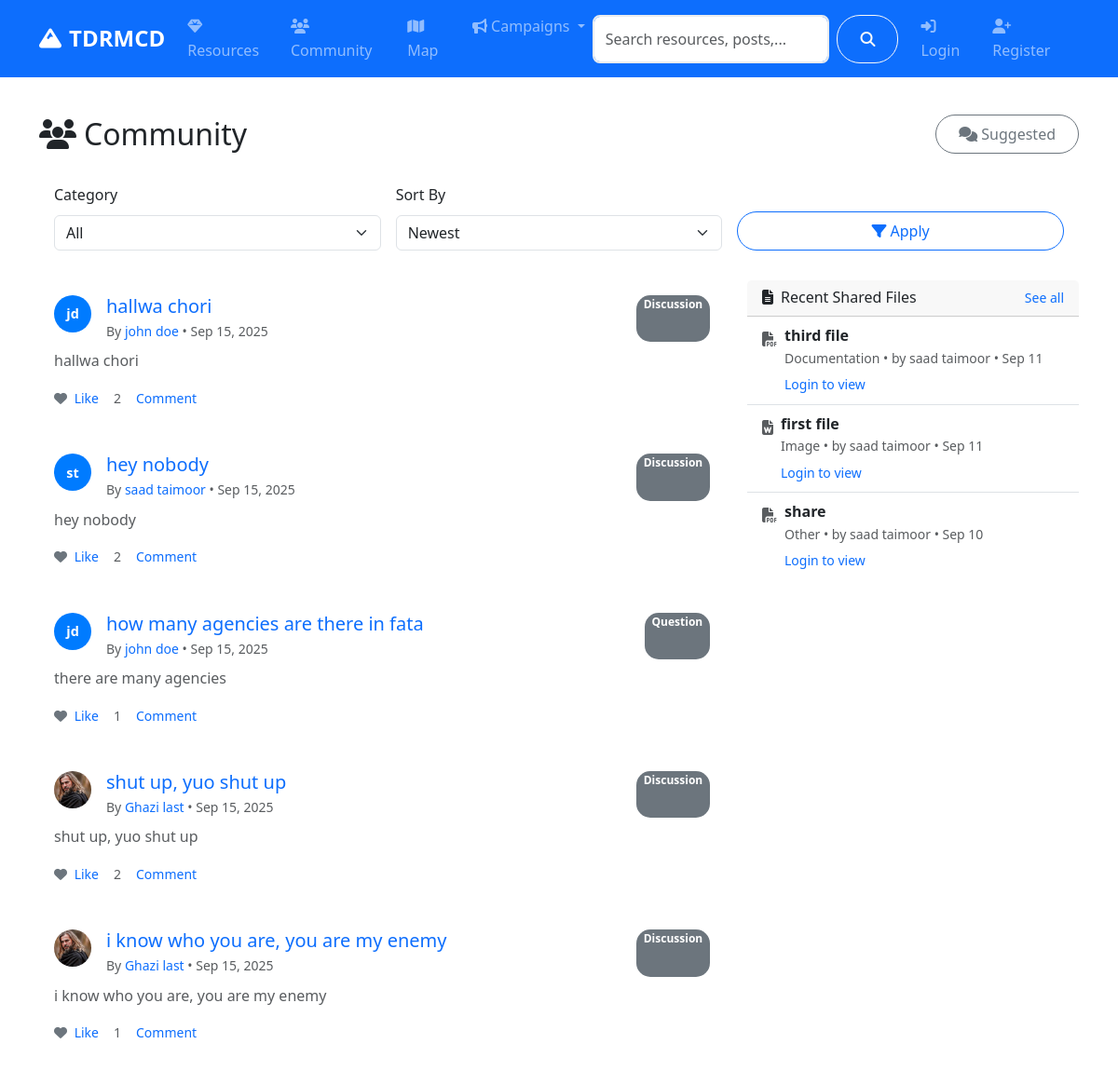
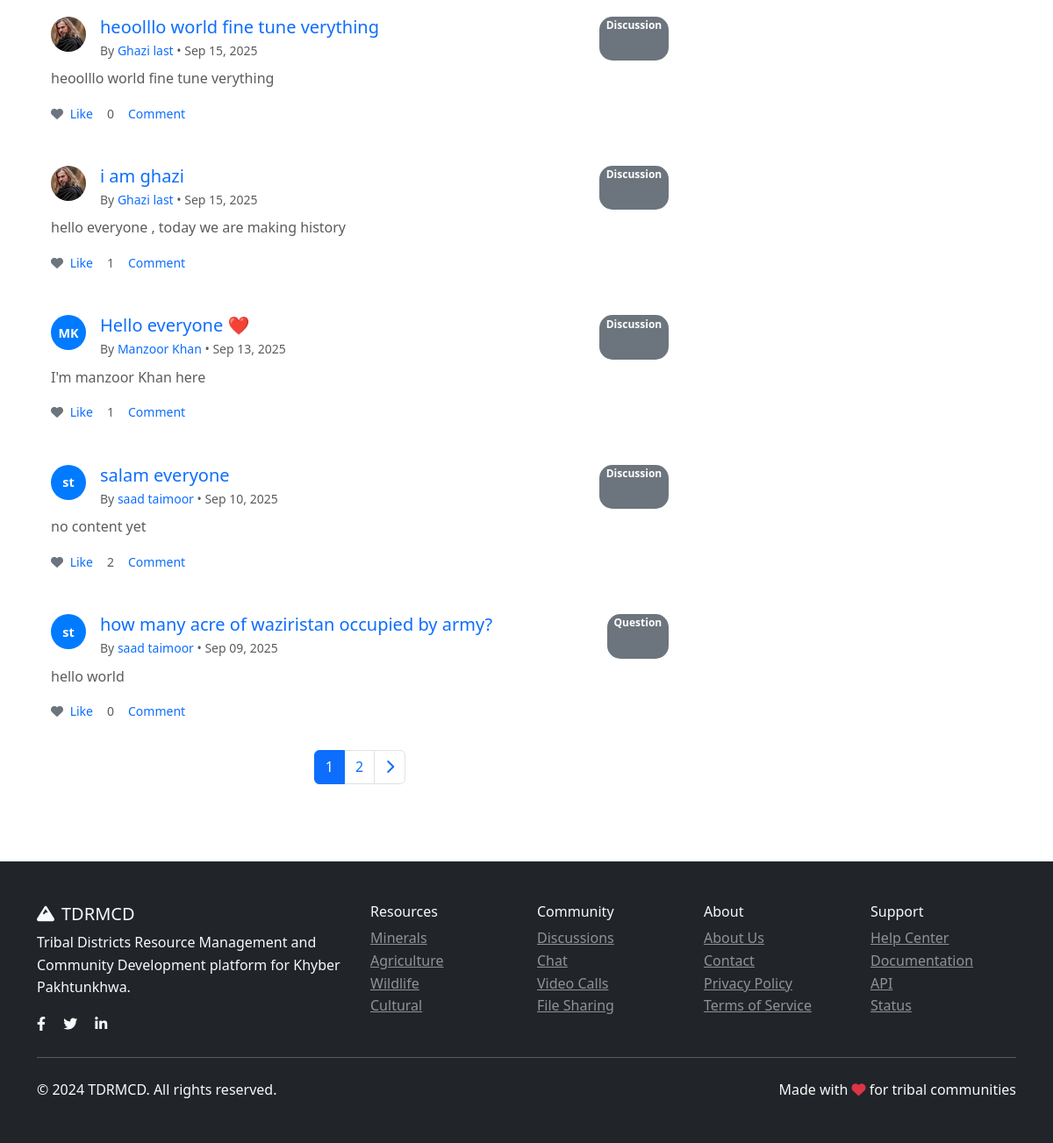
/community/, run on an earlier commit of the app's database (2 pictures, top to bottom).
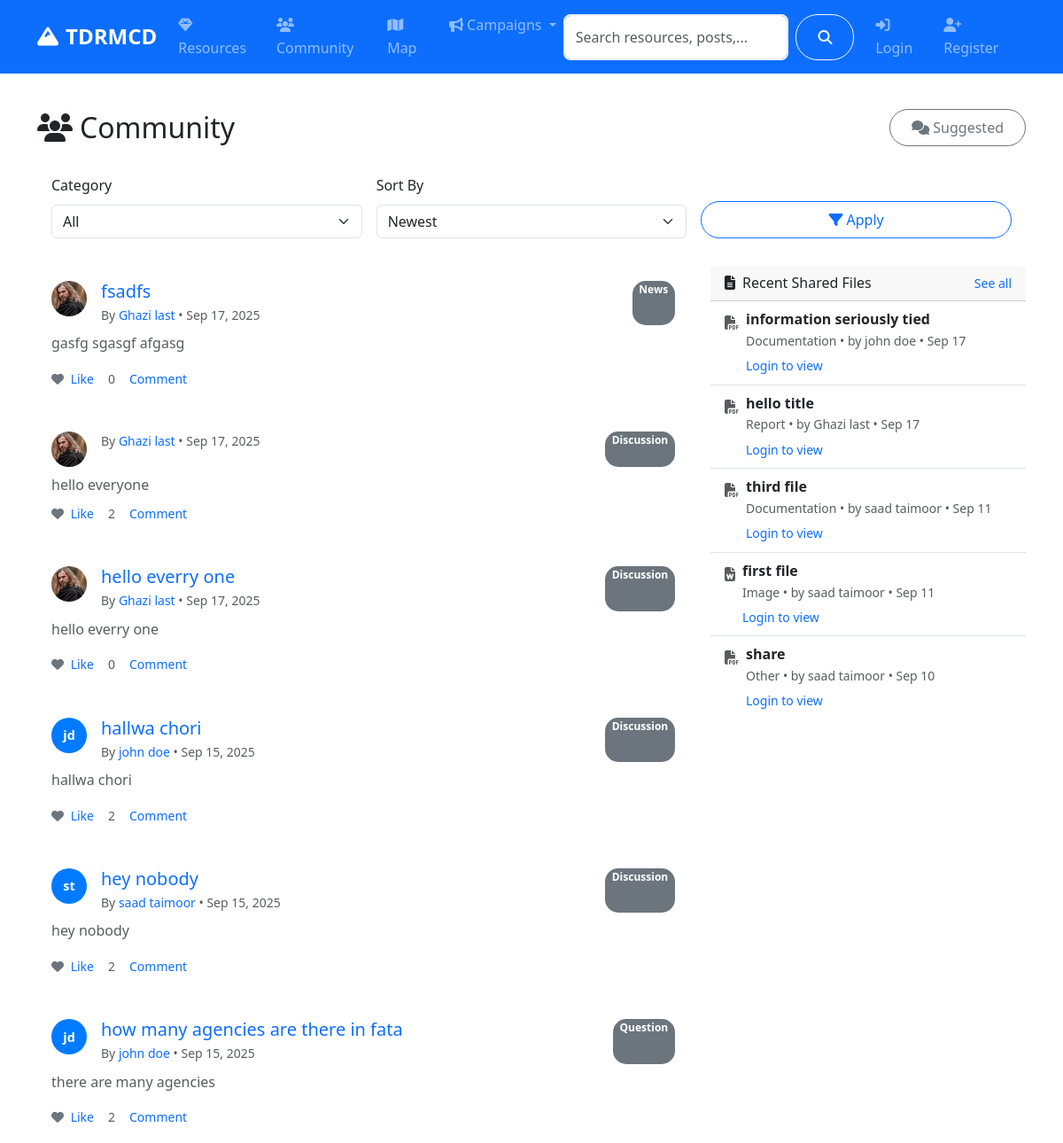
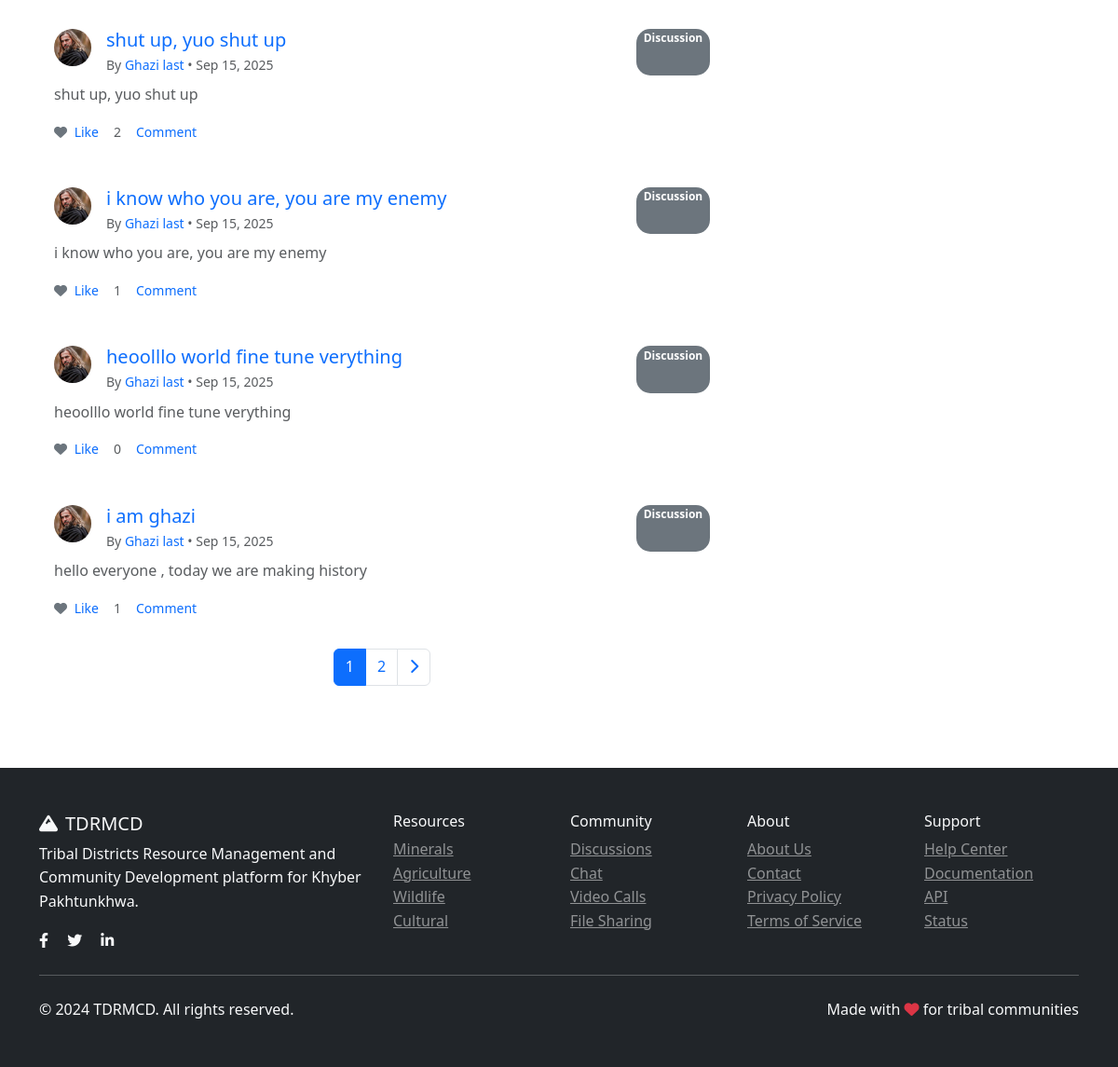
And on a later commit of the database (2 pictures, top to bottom).
### models.py (models this page shows, shortened)
class CommunityPost(db.Model):
    id = db.Column(db.Integer, primary_key=True)
    title = db.Column(db.String(200), nullable=False)
    content = db.Column(db.Text, nullable=False)
    category = db.Column(db.String(50), nullable=False)  # discussion, question, announcement
    tags = db.Column(db.String(200))
    image_url = db.Column(db.String(200))
    likes = db.Column(db.Integer, default=0)
    views = db.Column(db.Integer, default=0)
    author_id = db.Column(db.Integer, db.ForeignKey('user.id'), nullable=False)
    created_at = db.Column(db.DateTime, default=datetime.utcnow)
    updated_at = db.Column(db.DateTime, default=datetime.utcnow, onupdate=datetime.utcnow)
    comments = db.relationship('Comment', backref='post', lazy='dynamic', cascade='all, delete-orphan')
    likes_relation = db.relationship('PostLike', backref='post', lazy='dynamic', cascade='all, delete-orphan')

class User(UserMixin, db.Model):
    id = db.Column(db.Integer, primary_key=True)
    username = db.Column(db.String(80), unique=True, nullable=False)
    email = db.Column(db.String(120), unique=True, nullable=False)
    password_hash = db.Column(db.String(120), nullable=False)
    first_name = db.Column(db.String(50), nullable=False)
    last_name = db.Column(db.String(50), nullable=False)
    role = db.Column(db.String(20), default='user')  # user, admin, researcher
    location = db.Column(db.String(100))
    bio = db.Column(db.Text)
    avatar = db.Column(db.String(200), default='default.jpg')
    is_active = db.Column(db.Boolean, default=True)
    created_at = db.Column(db.DateTime, default=datetime.utcnow)
    last_seen = db.Column(db.DateTime, default=datetime.utcnow)
    resources = db.relationship('Resource', backref='author', lazy='dynamic')
    posts = db.relationship('CommunityPost', backref='author', lazy='dynamic')
    chat_messages = db.relationship('ChatMessage', backref='sender', lazy='dynamic')
    file_submissions = db.relationship(
        'FileSubmission',
        foreign_keys='FileSubmission.submitter_id',
        backref='submitter',
        lazy='dynamic'
    )
    reviewed_submissions = db.relationship(
        'FileSubmission',
        foreign_keys='FileSubmission.reviewed_by',
        backref='reviewer_user',
        lazy='dynamic'
    )
    notifications = db.relationship('Notification', backref='user', lazy='dynamic')
    def get_full_name(self):
        return f"{self.first_name} {self.last_name}"

class FileSubmission(db.Model):
    id = db.Column(db.Integer, primary_key=True)
    title = db.Column(db.String(200), nullable=False)
    description = db.Column(db.Text, nullable=False)
    filename = db.Column(db.String(200), nullable=False)
    original_filename = db.Column(db.String(200), nullable=False)
    file_type = db.Column(db.String(50))
    file_size = db.Column(db.Integer)
    reference = db.Column(db.Text, nullable=False)  # Required reference for validation
    category = db.Column(db.String(50), nullable=False)
    status = db.Column(db.String(20), default='pending')  # pending, approved, rejected
    submitter_id = db.Column(db.Integer, db.ForeignKey('user.id'), nullable=False)
    reviewed_by = db.Column(db.Integer, db.ForeignKey('user.id'))
    review_notes = db.Column(db.Text)
    created_at = db.Column(db.DateTime, default=datetime.utcnow)
    reviewed_at = db.Column(db.DateTime)
    reviewer = db.relationship('User', foreign_keys=[reviewed_by])

### routes/community.py (the view, shortened to what this page needs)
@community_bp.route('/')
def index():
    page = request.args.get('page', 1, type=int)
    category = request.args.get('category', 'all')
    sort_by = request.args.get('sort', 'newest')
    query = CommunityPost.query
    if category != 'all':
        query = query.filter_by(category=category)
    if sort_by == 'newest':
        query = query.order_by(CommunityPost.created_at.desc())
    elif sort_by == 'oldest':
        query = query.order_by(CommunityPost.created_at.asc())
    elif sort_by == 'popular':
        query = query.order_by(CommunityPost.likes.desc())
    elif sort_by == 'most_viewed':
        query = query.order_by(CommunityPost.views.desc())
    posts = query.paginate(
        page=page, per_page=10, error_out=False
    )
    categories = ['discussion', 'question', 'announcement', 'news']
    liked_post_ids = set()
    files_query = FileSubmission.query
    if not current_user.is_authenticated or not current_user.is_admin():
        files_query = files_query.filter_by(status='approved')
    recent_files = files_query.order_by(FileSubmission.created_at.desc()).limit(6).all()
    return render_template('community/index.html',
                         posts=posts,
                         categories=categories,
                         current_category=category,
                         current_sort=sort_by,
                         liked_post_ids=liked_post_ids,
                         recent_files=recent_files)

### templates/community/index.html (shortened to what the changed rows need)
{% extends "base.html" %}
{% block content %}
<div class="container py-4">
    <div class="d-flex justify-content-between align-items-center mb-3">
        <h2 class="mb-0"><i class="fas fa-users me-2"></i>Community</h2>
    </div>
    <div class="row">
        <div class="col-lg-8">
            {% if posts.items %}
                {% for post in posts.items %}
                <div class="card mb-3">
                    <div class="card-body">
                        <div class="d-flex justify-content-between">
                            <div class="d-flex align-items-start">
                                <div class="me-3">
                                    {% if post.author.avatar and post.author.avatar != 'default.jpg' %}
                                    <img src="{{ url_for('serve_uploaded_file', subdir='avatars', filename=post.author.avatar) }}" alt="Avatar" class="rounded-circle" style="width:40px;height:40px;object-fit:cover;">
                                    {% else %}
                                    <div class="avatar" style="width:40px;height:40px;font-size:.9rem;">{{ post.author.first_name[0] }}{{ post.author.last_name[0] }}</div>
                                    {% endif %}
                                </div>
                                <div>
                                    {% if post.title and post.title.strip() %}
                                        <a class="text-decoration-none" href="{{ url_for('community.post_detail', id=post.id) }}">
                                            <h5 class="mb-1">{{ post.title }}</h5>
                                        </a>
                                    {% endif %}
                                    <div class="text-muted small">By <a class="text-decoration-none" href="{{ url_for('auth.public_profile', username=post.author.username) }}">{{ post.author.get_full_name() }}</a> • {{ post.created_at.strftime('%b %d, %Y') }}</div>
                                </div>
                            </div>
                            <span class="badge bg-secondary">{{ post.category.title() }}</span>
                        </div>
                        {% set is_content_only = not post.title or not post.title.strip() %}
                        <div class="mt-2 mb-2">
                            {% if is_content_only %}
                                {% set limit = 200 %}
                                <div id="post-snippet-{{ post.id }}" class="text-muted">
                                    {{ post.content[:limit] }}{% if post.content|length > limit %}...{% endif %}
                                </div>
                            {% else %}
                                <p class="text-muted">{{ post.content[:200] }}{% if post.content|length > 200 %}...{% endif %}</p>
                            {% endif %}
                        </div>
                        <div class="d-flex gap-3 align-items-center text-muted small">
                            <a href="#" class="text-decoration-none" onclick="return togglePostLike({{ post.id }});">
                                <i class="fas fa-heart me-1 {{ 'text-danger' if current_user.is_authenticated and post.id in liked_post_ids else 'text-secondary' }}"></i>
                                <span id="post-like-text-{{ post.id }}">{{ 'Unlike' if current_user.is_authenticated and post.id in liked_post_ids else 'Like' }}</span>
                            </a>
                            <span id="post-like-count-{{ post.id }}">{{ post.likes }}</span>
                            <a class="text-decoration-none" href="{{ url_for('community.post_detail', id=post.id) }}#comments">Comment</a>
                        </div>
                    </div>
                </div>
                {% endfor %}
            {% endif %}
            {% if posts.pages > 1 %}
            <nav aria-label="Community pagination" class="mt-3">
                <ul class="pagination justify-content-center">
                    {% for p in posts.iter_pages() %}
                        {% if p %}
                            {% if p == posts.page %}
                            <li class="page-item active"><span class="page-link">{{ p }}</span></li>
                            {% else %}
                            <li class="page-item"><a class="page-link" href="{{ url_for('community.index', page=p, category=current_category, sort=current_sort) }}">{{ p }}</a></li>
                            {% endif %}
                        {% else %}
                        <li class="page-item disabled"><span class="page-link">…</span></li>
                        {% endif %}
                    {% endfor %}
                </ul>
            </nav>
            {% endif %}
        </div>
        <div class="col-lg-4">
            <div class="card mb-3">
                <div class="card-body p-0">
                    {% if recent_files %}
                    <ul class="list-group list-group-flush">
                        {% for f in recent_files %}
                        <li class="list-group-item d-flex align-items-start">
                            <div class="me-2 mt-1 text-muted">
                                {% set ext = (f.file_type or '').lower() %}
                                {% if ext in ['jpg','jpeg','png','gif'] %}
                                    <i class="fas fa-image"></i>
                                {% elif ext in ['pdf'] %}
                                    <i class="fas fa-file-pdf"></i>
                                {% elif ext in ['doc','docx'] %}
                                    <i class="fas fa-file-word"></i>
                                {% elif ext in ['xls','xlsx'] %}
                                    <i class="fas fa-file-excel"></i>
                                {% else %}
                                    <i class="fas fa-file"></i>
                                {% endif %}
                            </div>
                            <div class="flex-grow-1">
                                <div class="fw-semibold text-truncate" title="{{ f.title }}">{{ f.title }}</div>
                                <div class="small text-muted">
                                    {{ f.category.title() if f.category else 'File' }}
                                    • by {{ f.submitter.get_full_name() if f.submitter else 'Unknown' }}
                                    • {{ f.created_at.strftime('%b %d') }}
                                </div>
                                <div class="mt-1">
                                    {% if current_user.is_authenticated %}
                                    <a class="small text-decoration-none" href="{{ url_for('serve_uploaded_file', subdir='submissions', filename=f.filename) }}">Download</a>
                                    {% else %}
                                    <a class="small text-decoration-none" href="{{ url_for('auth.login', next=url_for('community.files')) }}">Login to view</a>
                                    {% endif %}
                                </div>
                            </div>
                        </li>
                        {% endfor %}
                    </ul>
                    {% else %}
                    <div class="p-3 text-muted small">No files shared yet.</div>
                    {% endif %}
                </div>
            </div>
        </div>
    </div>
</div>
{% endblock %}

What changed in the data, as far as the page shows it:
no longer on this page (row unchanged): CommunityPost: author "M", author "K", title "Hello everyone ❤️", author.get_full_name "Manzoor Khan", created_at "Sep 13, 2025", category "Discussion", content "I'm manzoor Khan here", is_authenticated "Like", likes "1"
no longer on this page (row unchanged): CommunityPost: author "s", author "t", title "salam everyone", author.get_full_name "saad taimoor", created_at "Sep 10, 2025", category "Discussion", content "no content yet", is_authenticated "Like", likes "2"
no longer on this page (row unchanged): CommunityPost: author "s", author "t", title "how many acre of waziristan occupied by army?", author.get_full_name "saad taimoor", created_at "Sep 09, 2025", category "Question", content "hello world", is_authenticated "Like", likes "0"
added CommunityPost: avatar (picture), title "fsadfs", author.get_full_name "Ghazi last", created_at "Sep 17, 2025", category "News", content "gasfg sgasgf afgasg", is_authenticated "Like", likes "0"
added CommunityPost: avatar (picture), author.get_full_name "Ghazi last", created_at "Sep 17, 2025", category "Discussion", content "hello everyone", is_authenticated "Like", likes "2"
added CommunityPost: avatar (picture), title "hello everry one", author.get_full_name "Ghazi last", created_at "Sep 17, 2025", category "Discussion", content "hello everry one", is_authenticated "Like", likes "0"
changed CommunityPost "how many agencies are there in fata": likes "1" → "2"
added FileSubmission: title "information seriously tied", category "Documentation", submitter "john doe", created_at "Sep 17"
added FileSubmission: title "hello title", category "Report", submitter "Ghazi last", created_at "Sep 17"
